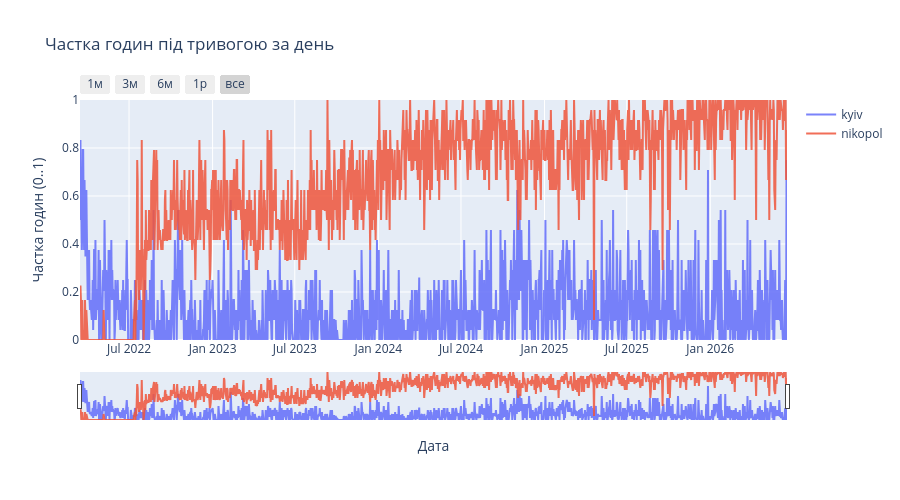

The code cell stored with this chart in its notebook:
### Markdown cell above
## Динаміка по днях (частка годин під тривогою)

Інтерактивний графік (Plotly) із range slider під осями — тягни краї або
використовуй кнопки періодів (1м/3м/6м/1р/все), щоб наближати/віддаляти
певний відрізок часу.
Потребує `plotly` (`pip install plotly`), якщо ще не встановлено.

### Code cell
import plotly.graph_objects as go

fig = go.Figure()
for key, df in regions.items():
    daily_share = df["alert_active"].resample("D").mean()
    fig.add_trace(go.Scatter(
        x=daily_share.index,
        y=daily_share.values,
        mode="lines",
        name=key,
        opacity=0.85,
    ))

fig.update_layout(
    title="Частка годин під тривогою за день",
    xaxis_title="Дата",
    yaxis_title="Частка годин (0..1)",
    height=500,
    xaxis=dict(
        rangeslider=dict(visible=True),
        type="date",
        rangeselector=dict(
            buttons=[
                dict(count=1, label="1м", step="month", stepmode="backward"),
                dict(count=3, label="3м", step="month", stepmode="backward"),
                dict(count=6, label="6м", step="month", stepmode="backward"),
                dict(count=1, label="1р", step="year", stepmode="backward"),
                dict(step="all", label="все"),
            ]
        ),
    ),
    yaxis=dict(range=[0, 1]),
)
fig.show()

### Figure 1 — Plotly figure (JSON) as saved in the notebook; plotly's stock layout.template omitted (floating-point values rounded to 4 significant figures; data arrays with more than 128 entries replaced by an {"elided": "..."} marker saying what was removed)
{"data": [{"mode": "lines", "name": "kyiv", "opacity": 0.85, "x": {"elided": "1557 str values"}, "y": {"elided": "1557 float values"}, "type": "scatter"}, {"mode": "lines", "name": "nikopol", "opacity": 0.85, "x": {"elided": "1557 str values"}, "y": {"elided": "1557 float values"}, "type": "scatter"}], "layout": {"xaxis": {"rangeslider": {"visible": true}, "title": {"text": "Дата"}, "type": "date", "rangeselector": {"buttons": [{"count": 1, "label": "1м", "step": "month", "stepmode": "backward"}, {"count": 3, "label": "3м", "step": "month", "stepmode": "backward"}, {"count": 6, "label": "6м", "step": "month", "stepmode": "backward"}, {"count": 1, "label": "1р", "step": "year", "stepmode": "backward"}, {"label": "все", "step": "all"}]}}, "yaxis": {"title": {"text": "Частка годин (0..1)"}, "range": [0, 1]}, "title": {"text": "Частка годин під тривогою за день"}, "height": 500}}
